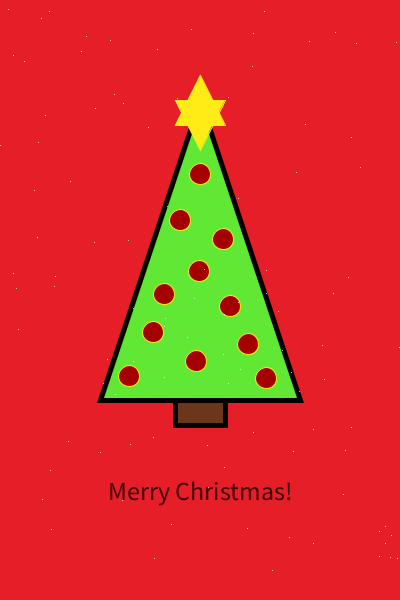
Frame 1 (no input)
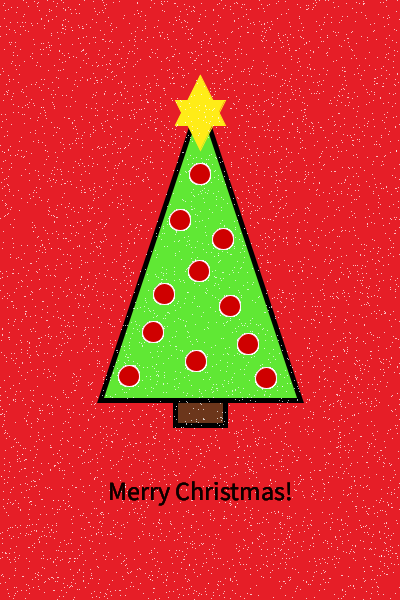
Frame 60 (the mouse pressed at the canvas centre just before this capture)
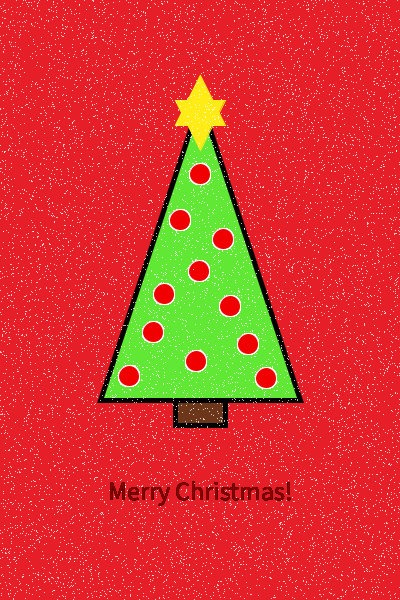
Frame 120 (the mouse held since frame 60 and released just before this capture)

The Processing sketch that drew these frames (run headless with seeded random() and noise(); from frame 60 on, the mouse is pressed at the canvas centre):

// Processing sketch: processing_123475
// ── processing_123475.pde

void setup(){ 
  //tree and stub
  size(400,600); 
  background(230,30,39); 
  smooth(); 
  textAlign(CENTER); 
  frameRate(5); 
  strokeWeight(5); 
  fill(96,232,52); 
  triangle(100,400,300,400,200,100); 
  frameRate(15); 
  fill(108,54,27); 
  quad(175,425,225,425,225,400,175,400); 

strokeWeight(1);
stroke(255,236,23);

//star
  fill(255, 236, 23);
  triangle(200, 150, 175, 100, 225, 100);
  triangle(175, 125, 225, 125, 200, 75);

 }
  
void draw(){ 
//ornaments
  frameRate(5);
fill(random(255),0,0);
ellipse(200,174,21,21);

frameRate(5);
//fill(random(255),0,0);
ellipse(180,220,21,21);

frameRate(5);
//fill(random(255),0,0);
ellipse(223,239,21,21);

frameRate(5);
//fill(random(255),0,0);
ellipse(199,271,21,21);

frameRate(5);
//fill(random(255),0,0);
ellipse(164,294,21,21);

frameRate(5);
//fill(random(255),0,0);
ellipse(230,306,21,21);

frameRate(5);
//fill(random(255),0,0);
ellipse(153,332,21,21);

frameRate(5);
//fill(random(255),0,0);
ellipse(248,344,21,21);

frameRate(5);
//fill(random(255),0,0);
ellipse(196,361,21,21);

frameRate(5);
//fill(random(255),0,0);
ellipse(266,378,21,21);

frameRate(5);
//fill(random(255),0,0);
ellipse(129,376,21,21);
  
//Words  
  fill(random(255),0,0); 
  textSize(26); 
  text("Merry Christmas!",width/2, 500);

 strokeWeight(1);
 
 stroke(255, 255, 255);
  
{ 
  for (int i = 0; i < 10; i = i+1)
    for (int j=0; j<10; j=j+1)
{      point(random(i*40, (i+1)*40), random(height));
}
 
}
}
